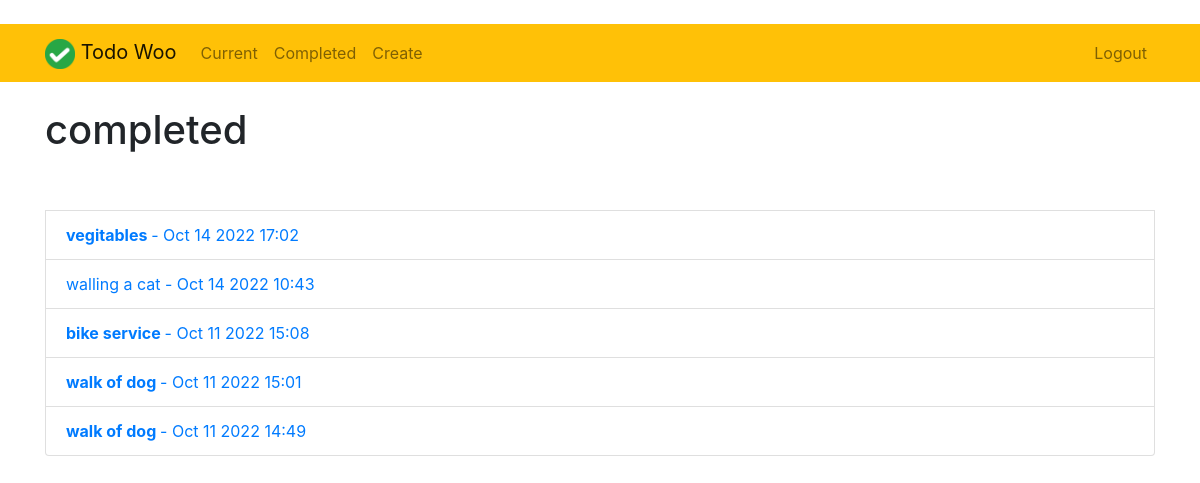
Screenshot of /completed/ (signed in) with the database file from the repository.
### todo/models.py (models this page shows, shortened)
class Todo(models.Model):
    title = models.CharField(max_length = 100)
    memo = models.TextField(blank=True)
    created = models.DateTimeField(auto_now_add=True)
    datecompleted = models.DateTimeField(null=True, blank=True)
    important = models.BooleanField(default=False)
    user = models.ForeignKey(User, on_delete=models.CASCADE)

### todo/views.py (the view)
# urls.py: path('completed/', views.completedtodos,name='completedtodos'),
@login_required
def completedtodos(request):
    todos = Todo.objects.all().filter(user=request.user, datecompleted__isnull= False).order_by('-datecompleted')
    return render(request,'todo/completedtodos.html',{'todos':todos})

### todo/templates/todo/completedtodos.html (shortened to what this page needs)
{% extends 'todo/base.html' %}
{% block content %}
<br>
<h1>completed</h1><br><br>
{% for todo in todos %}
<div class="list-group-item list-group-item-action">
    <a href = "?">
    {% if todo.important %}<b>{% endif %}
    {{todo.title}} {% if todo.important %}</b>
    {% endif %}
      - {{ todo.datecompleted | date:'M j Y H:i' }}
    </a>
</div>
{% endfor %}
{% endblock %}

### todo/templates/todo/base.html (shortened to what this page needs)
{% load static %}
<!doctype html>
<html lang="en">
<head>
    <link rel="stylesheet" href="https://stackpath.bootstrapcdn.com/bootstrap/4.4.1/css/bootstrap.min.css">
</head>
<body>
<nav class="navbar navbar-expand-md navbar-light bg-warning">
<div class="container">
    <a class="navbar-brand" href="{% url 'home' %}">
         <img src="{% static 'todo/logo.png' %}" width="30" height="30" >
        <span>Todo Woo</span>
    </a>
    <div class="collapse navbar-collapse" id="navbarNav">
    {% if user.is_authenticated %}
        <ul class="navbar-nav mr-auto">
                <li class="nav-item {{ current }}">
                    <a class="nav-link" href="{% url 'currenttodos' %}">Current</a>
                </li>
                <li class="nav-item {{ completed }}">
                    <a class="nav-link" href="{% url 'completedtodos' %}">Completed</a>
                </li>
                <li class="nav-item {{ create }}">
                    <a class="nav-link" href="{% url 'createtodos' %}">Create</a>
                </li>
        </ul>
    {% endif %}
    <ul class="navbar-nav ml-auto">
            {% if user.is_authenticated %}
                <li class="nav-item">
                    <a href="#" onclick="$('#signOutBtn').click()" class="nav-link">Logout</a>
                </li>
            {% endif %}
        </ul>
    </div>
</div>
</nav>
<div class="container">
{% block content %}{% endblock %}
</div>
</body>
</html>

### rows the page displays
Todo: title "vegitables", datecompleted "Oct 14 2022 17:02"
Todo: title "walling a cat", datecompleted "Oct 14 2022 10:43"
Todo: title "bike service", datecompleted "Oct 11 2022 15:08"
Todo: title "walk of dog", datecompleted "Oct 11 2022 15:01"
Todo: title "walk of dog", datecompleted "Oct 11 2022 14:49"
